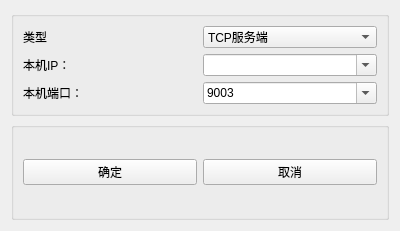
<?xml version="1.0" encoding="UTF-8"?>
<ui version="4.0">
 <class>CreateServer</class>
 <widget class="QWidget" name="CreateServer">
  <property name="geometry">
   <rect>
    <x>0</x>
    <y>0</y>
    <width>400</width>
    <height>231</height>
   </rect>
  </property>
  <property name="minimumSize">
   <size>
    <width>400</width>
    <height>231</height>
   </size>
  </property>
  <property name="windowTitle">
   <string>创建服务器</string>
  </property>
  <property name="windowIcon">
   <iconset resource="Resources.qrc">
    <normaloff>:/new/prefix1/icon/connenctserver.png</normaloff>:/new/prefix1/icon/connenctserver.png</iconset>
  </property>
  <layout class="QGridLayout" name="gridLayout_6">
   <item row="0" column="0">
    <layout class="QGridLayout" name="gridLayout_5">
     <item row="0" column="0">
      <widget class="QGroupBox" name="groupBox">
       <property name="title">
        <string/>
       </property>
       <layout class="QGridLayout" name="gridLayout_2">
        <item row="0" column="0">
         <layout class="QGridLayout" name="gridLayout_3">
          <item row="0" column="0">
           <widget class="QLabel" name="label_3">
            <property name="text">
             <string>类型</string>
            </property>
           </widget>
          </item>
          <item row="0" column="1">
           <widget class="QComboBox" name="comboBox">
            <item>
             <property name="text">
              <string>TCP服务端</string>
             </property>
            </item>
            <item>
             <property name="text">
              <string>UDP单播</string>
             </property>
            </item>
            <item>
             <property name="text">
              <string>UDP广播</string>
             </property>
            </item>
            <item>
             <property name="text">
              <string>UDP组播</string>
             </property>
            </item>
           </widget>
          </item>
          <item row="1" column="0">
           <widget class="QLabel" name="label">
            <property name="text">
             <string>本机IP：</string>
            </property>
           </widget>
          </item>
          <item row="1" column="1">
           <widget class="QComboBox" name="comboBox_2">
            <property name="editable">
             <bool>true</bool>
            </property>
           </widget>
          </item>
          <item row="2" column="0">
           <widget class="QLabel" name="label_2">
            <property name="text">
             <string>本机端口：</string>
            </property>
           </widget>
          </item>
          <item row="2" column="1">
           <widget class="QComboBox" name="comboBox_3">
            <property name="editable">
             <bool>true</bool>
            </property>
            <item>
             <property name="text">
              <string>9003</string>
             </property>
            </item>
           </widget>
          </item>
         </layout>
        </item>
       </layout>
      </widget>
     </item>
     <item row="1" column="0">
      <widget class="QGroupBox" name="groupBox_2">
       <property name="title">
        <string/>
       </property>
       <layout class="QGridLayout" name="gridLayout_4">
        <item row="0" column="0">
         <layout class="QGridLayout" name="gridLayout">
          <item row="0" column="0">
           <widget class="QPushButton" name="pushButton">
            <property name="text">
             <string>确定</string>
            </property>
           </widget>
          </item>
          <item row="0" column="1">
           <widget class="QPushButton" name="pushButton_2">
            <property name="text">
             <string>取消</string>
            </property>
           </widget>
          </item>
         </layout>
        </item>
       </layout>
      </widget>
     </item>
    </layout>
   </item>
  </layout>
 </widget>
 <resources>
  <include location="Resources.qrc"/>
 </resources>
 <connections/>
</ui>
